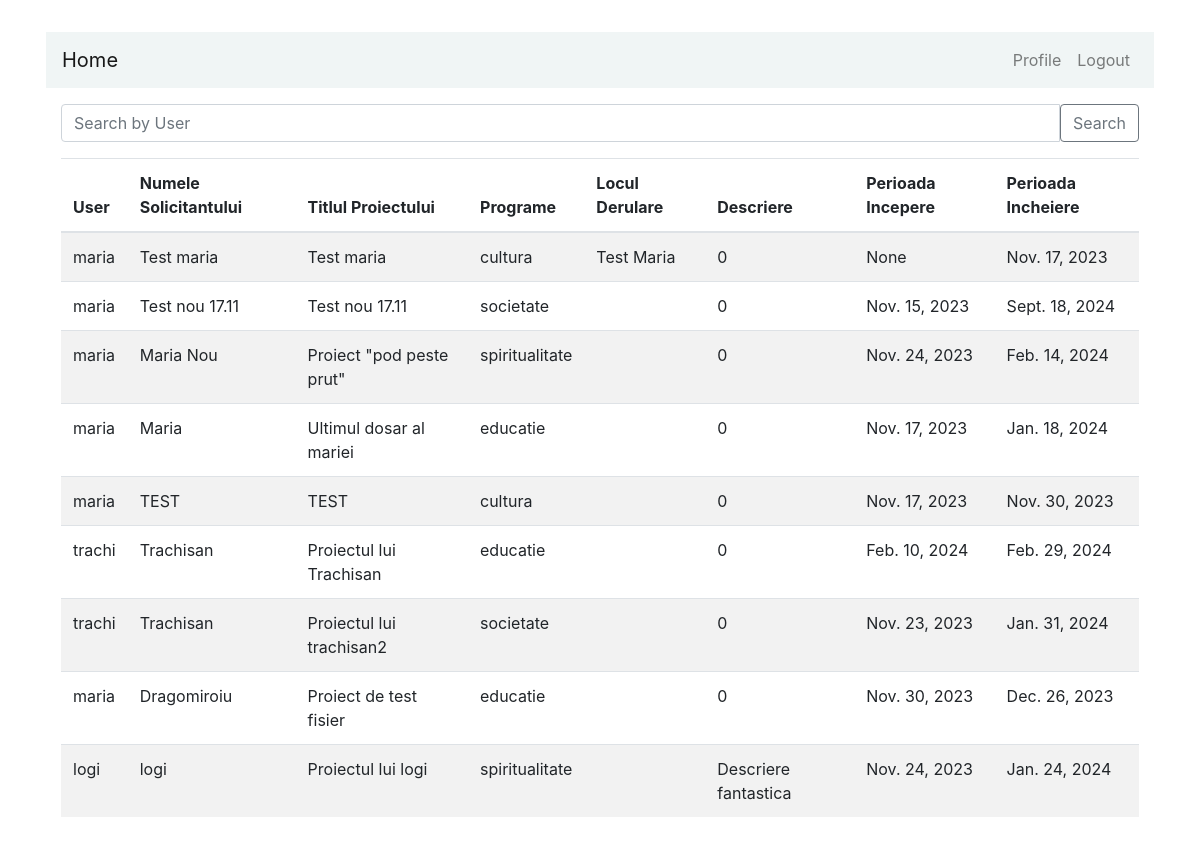
Screenshot of /responsabil/ (signed in) with the database file from the repository.
### dbapp/models.py (models this page shows, shortened)
class cerere_de_finantare(models.Model):
    user = models.ForeignKey(User, on_delete=models.CASCADE)
    numele_solicitantului = models.CharField(max_length=255)
    titlul_proiectului = models.TextField()
    programe_choices = [
        ('cultura','Cultura'),
        ('mass_media','Mass-Media'),
        ('educatie','Educatie'),
        ('spiritualitate','Spiritualitate si Traditie'),
        ('societate','Societate Civila')]
    programe = models.CharField(max_length=30, choices=programe_choices)
    locul_derulare = models.TextField(help_text="Adresa, cod postal, Regiune, Localitate, Tara")
    descriere = models.TextField(help_text="Descrieti proiectul")
    perioada_incepere = models.DateField()
    perioada_incheiere = models.DateField()
    class Meta:
        db_table = "Cerere_de_Finantare"

### dbapp/views.py (the view)
# urls.py: path('responsabil/', views.responsabil_dosar.as_view(), name='responsabil')
@method_decorator(user_passes_test(lambda u: u.is_staff), name='dispatch')
class responsabil_dosar(ListView):
    model = cerere
    template_name = 'responsabil.html'
    context_object_name = 'dosare'
    def get_queryset(self) -> QuerySet[Any]:
        query_params = self.request.GET
        user_query = query_params.get('user','')
        queryset = cerere.objects.filter(user__username__icontains=user_query)
        return queryset

### dbapp/templates/responsabil.html
{% extends 'header.html' %}
{% block content %}
<div class="container mt-3">
    <form method="get" class="mb-3">
        <div class="input-group">
            <input type="text" class="form-control" name="user" placeholder="Search by User">
            <button type="submit" class="btn btn-outline-secondary">Search</button>
        </div>
    </form>
    <table class="table table-striped">
        <thead>
            <tr>
                <th scope="col">User</th>
                <th scope="col">Numele Solicitantului</th>
                <th scope="col">Titlul Proiectului</th>
                <th scope="col">Programe</th>
                <th scope="col">Locul Derulare</th>
                <th scope="col">Descriere</th>
                <th scope="col">Perioada Incepere</th>
                <th scope="col">Perioada Incheiere</th>
            </tr>
        </thead>
        <tbody>
            {% for dosar in dosare %}
            <tr>
                <td>{{ dosar.user }}</td>
                <td>{{ dosar.numele_solicitantului }}</td>
                <td>{{ dosar.titlul_proiectului }}</td>
                <td>{{ dosar.programe }}</td>
                <td>{{ dosar.locul_derulare }}</td>
                <td>{{ dosar.descriere }}</td>
                <td>{{ dosar.perioada_incepere }}</td>
                <td>{{ dosar.perioada_incheiere }}</td>
            </tr>
            {% endfor %}
        </tbody>
    </table>
</div>
{% endblock %}

### rows the page displays
cerere_de_finantare: user "maria", numele_solicitantului "Test maria", titlul_proiectului "Test maria", programe "cultura", locul_derulare "Test Maria", descriere "0", perioada_incepere "None", perioada_incheiere "Nov. 17, 2023"
cerere_de_finantare: user "maria", numele_solicitantului "Test nou 17.11", titlul_proiectului "Test nou 17.11", programe "societate", descriere "0", perioada_incepere "Nov. 15, 2023", perioada_incheiere "Sept. 18, 2024"
cerere_de_finantare: user "maria", numele_solicitantului "Maria Nou", titlul_proiectului "Proiect \"pod peste prut\"", programe "spiritualitate", descriere "0", perioada_incepere "Nov. 24, 2023", perioada_incheiere "Feb. 14, 2024"
cerere_de_finantare: user "maria", numele_solicitantului "Maria", titlul_proiectului "Ultimul dosar al mariei", programe "educatie", descriere "0", perioada_incepere "Nov. 17, 2023", perioada_incheiere "Jan. 18, 2024"
cerere_de_finantare: user "maria", numele_solicitantului "TEST", titlul_proiectului "TEST", programe "cultura", descriere "0", perioada_incepere "Nov. 17, 2023", perioada_incheiere "Nov. 30, 2023"
cerere_de_finantare: user "trachi", numele_solicitantului "Trachisan", titlul_proiectului "Proiectul lui Trachisan", programe "educatie", descriere "0", perioada_incepere "Feb. 10, 2024", perioada_incheiere "Feb. 29, 2024"
cerere_de_finantare: user "trachi", numele_solicitantului "Trachisan", titlul_proiectului "Proiectul lui trachisan2", programe "societate", descriere "0", perioada_incepere "Nov. 23, 2023", perioada_incheiere "Jan. 31, 2024"
cerere_de_finantare: user "maria", numele_solicitantului "Dragomiroiu", titlul_proiectului "Proiect de test fisier", programe "educatie", descriere "0", perioada_incepere "Nov. 30, 2023", perioada_incheiere "Dec. 26, 2023"
cerere_de_finantare: user "logi", numele_solicitantului "logi", titlul_proiectului "Proiectul lui logi", programe "spiritualitate", descriere "Descriere fantastica", perioada_incepere "Nov. 24, 2023", perioada_incheiere "Jan. 24, 2024"
